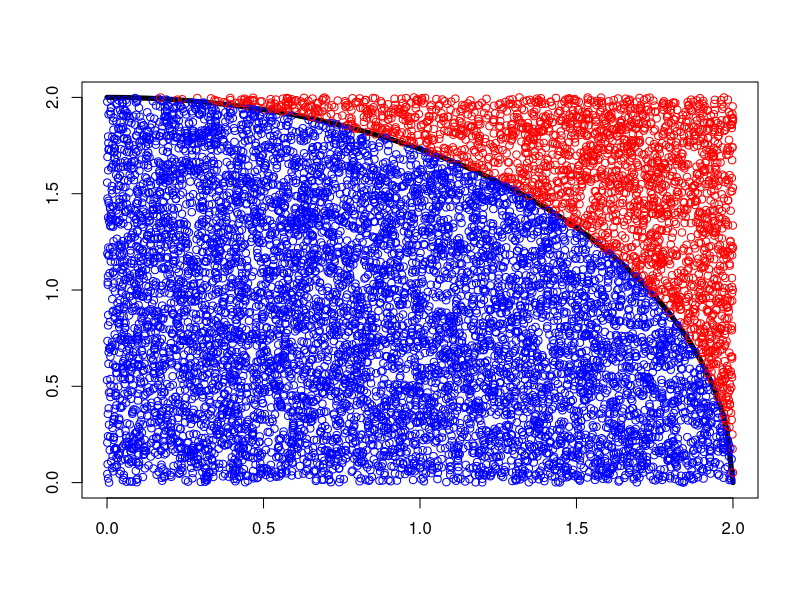
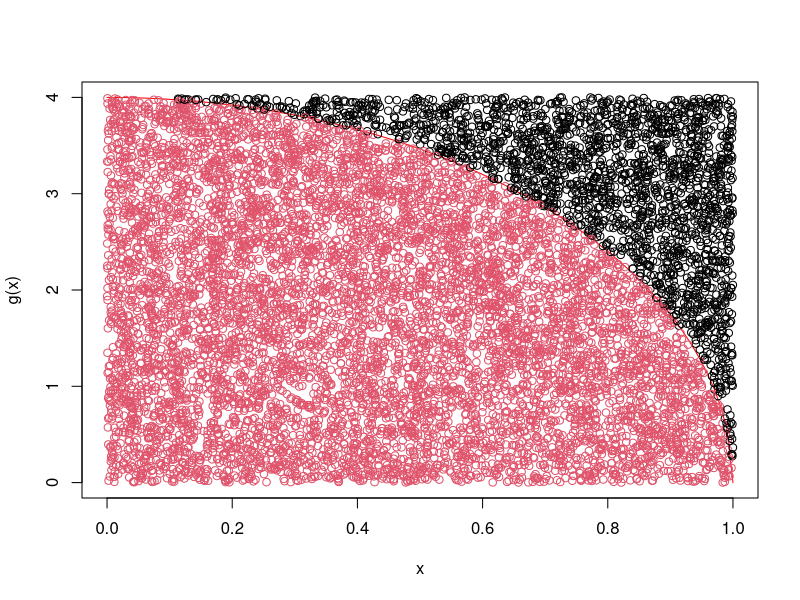
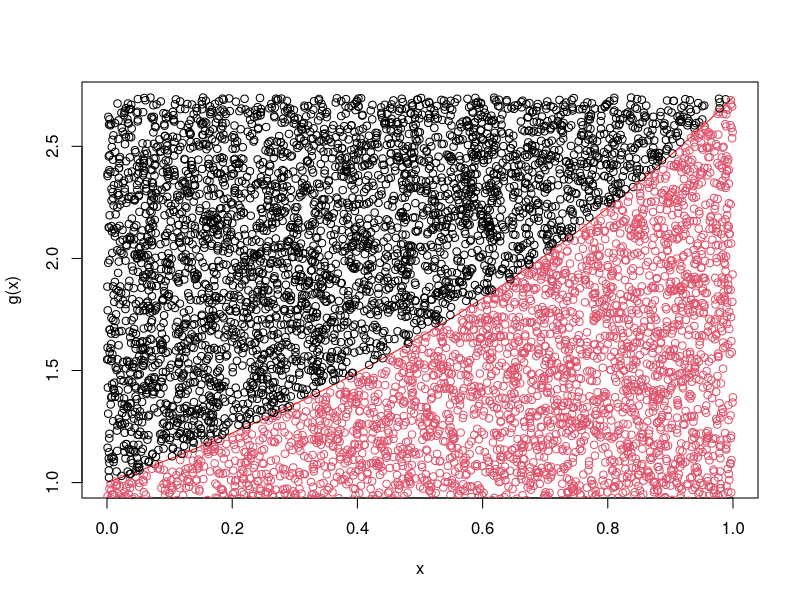
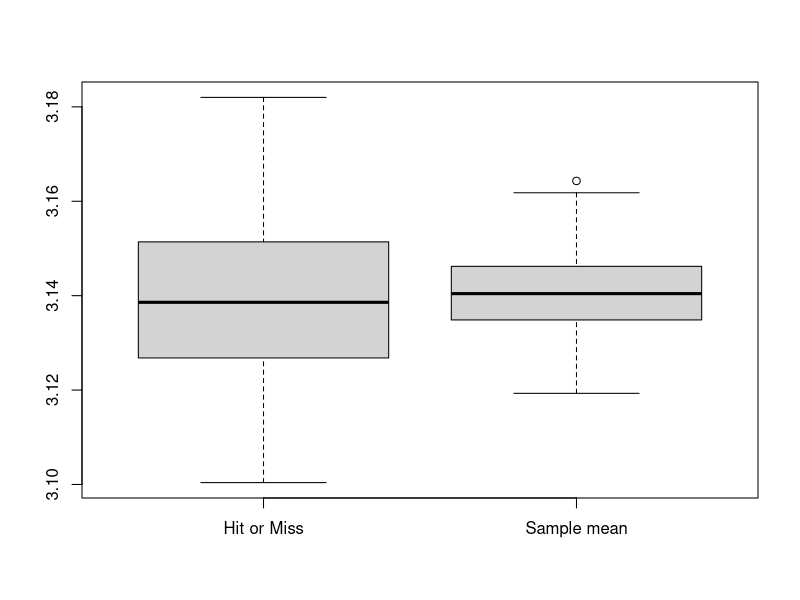
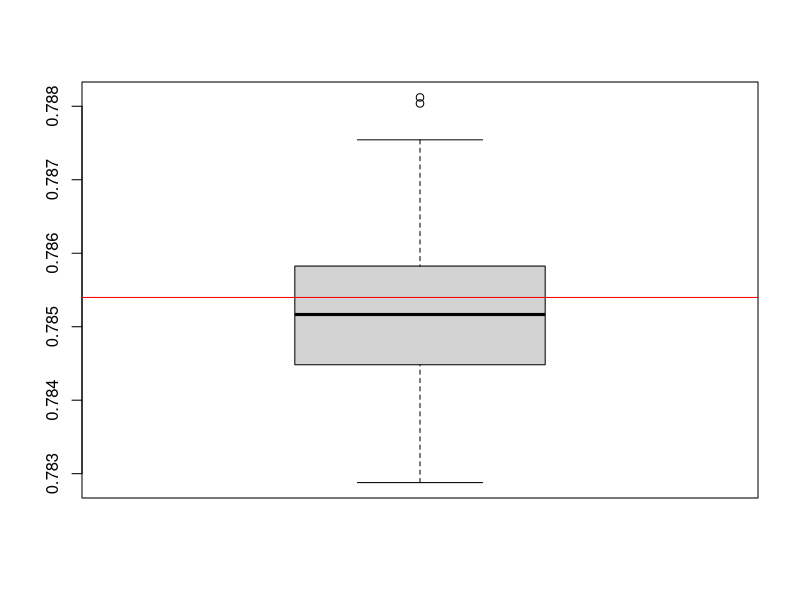
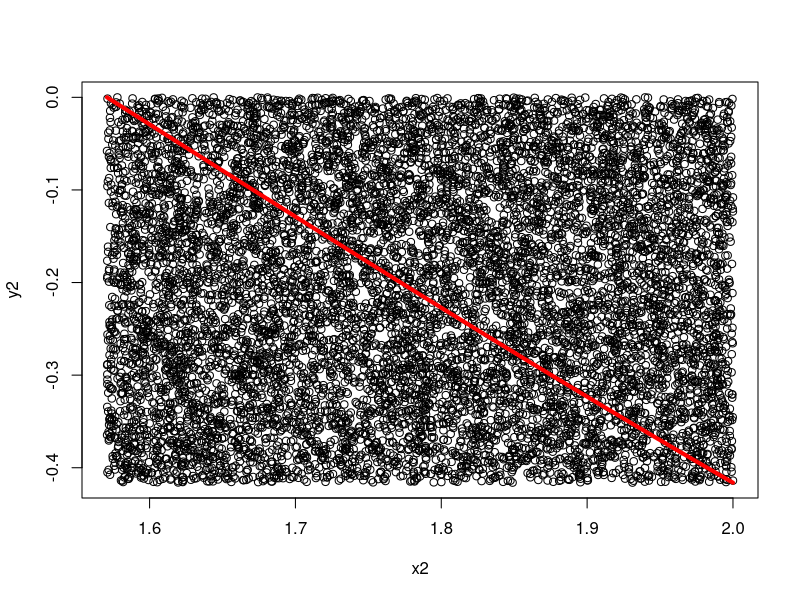

Write the R code that produced these figures, in order.
## ---- chunk 1
knitr::opts_chunk$set(echo=T, fig.align = "center", message=F, warning=F, fig.height = 5, cache=F, dpi = 300, dev = "png")
## ---- chunk 2
n<-10000

for (i in 1:n) {
  x <- runif(n, min=0, max=2)
  y <- runif(n, min=0, max=2)

  xy <- ifelse(x^2 + y^2 <= 2^2, TRUE, FALSE)
  
  pi_val <- 4*(sum(xy)/n)
}

pi_val
## ---- chunk 3
plot(1, type="n", xlab="", ylab="", xlim=c(0, 2), ylim=c(0, 2))
f<-function(x) sqrt(4-x^2)

curve(f,0,2,col='black',lwd=5,add=TRUE)
for(i in 1:10000) {
  if(x[i]^2+y[i]^2 <=2^2) {
    points(x[i], y[i], col="blue")} 
  else {
    points(x[i], y[i], col="red")}
  } 
## ---- chunk 4
n<-10000
x<-runif(n, 0, 2)
y<-runif(n, 0, 2)

lambda<-mean(x^2+y^2 < 2^2)

cat("pi=",lambda*4, "\n")
## ---- chunk 5
g<-function(x) 4*sqrt(1-x^2)

n<-10000

x<-runif(n, min=0, max=1)
y<-runif(n, min=0, max=4)   # x에 대한 y의 범위

p_hat<-mean(y<=g(x))        # 성공확률의 추정량 : p_hat = 맞춘횟수 / 시행횟수
I_hat<-4*p_hat              # 정적분 추정값 I_hat = (직사각형 면적) x (맞춘횟수 / 시행횟수)

I_hat

#plot
col<-1+as.integer(y<=g(x))

curve(g, xlim=c(0,1), col="red")
points(x,y, col=col)
## ---- chunk 6
g<-function(x) exp(x)

n<-10000

x<-runif(n, 0,1)
y<-runif(n, 0, exp(1))    # x에 대한 y의 범위

p_hat<-mean(y<=g(x))      # 성공확률의 추정량 : p_hat = 맞춘횟수 / 시행횟수
I_hat<-exp(1)*p_hat       # 정적분 추정값 I_hat = (직사각형 면적) x (맞춘횟수 / 시행횟수)

I_hat

#plot
col<-1+as.integer(y<=g(x))

curve(g, xlim=c(0,1), col="red")
points(x,y, col=col)
## ---- chunk 7
g<-function(x) 4*sqrt(1-x^2)    # 구하고 싶은 함수

n<-10000
out1<-numeric(100)          #100개의 numeric 빈 공간을 생성
out2<-numeric(100)

system.time(                #걸리는 시간 측정
	for(i in 1:100){
		x<-runif(n)             #역변환 이용해야 하지만, runif함수로 해결
		out1[i]=mean(g(x))           
	}                                   
)                
## ---- chunk 8
system.time(
	for(i in 1:100){
		const=4 # c
		x=runif(n, 0,1)
		y=runif(n, 0, const)            #y축같은 경우 0부터 4까지 값을 가진다.
		out2[i]=4*mean(y<=g(x))         #결과값이 전부 다르므로, 100번의 실험 값을 하나의 값으로 요약 필요
	}
)
## ---- chunk 9
apply(cbind(out1,out2), 2, summary)     #out별(열별) summary. 
ss=apply(cbind(out1,out2), 2, sd)   

boxplot(cbind("Hit or Miss"=out2,"Sample mean"=out1))
## ---- chunk 10
g<-function(x) sqrt(1-x^2)        #분산이 최소가되는 fx를 선택하는 과정

n<-10000
x<-runif(n)
f<-function(x) 6/5*(1-x^2/2)

mean(g(x)/f(x))                   #10000개에 대해 평균을 구하는 과정
## ---- chunk 11
rep<-100
out2<-rep(0,rep)

for(i in 1:rep){
	x<-rep(0,n)
	k <- 1
	
	while(k<=n){
		U <- runif(1)
		Y <- runif(1)
		if(U <= f(Y)/((6/5)*1)){     #f함수에 대한 난수 충족 여부 확인.     
			x[k] <- Y;
			k <- k+1
		}
	}
	out2[i] <- mean(g(x)/f(x))
}


boxplot(out2)
abline(h=pi/4, col="red")
## ---- chunk 12
set.seed(123)
g<-function(x) cos(x)

n<-10000

x<-runif(n,0,1)
y<-runif(n,0,1)

mean(y<=g(x))
## ---- chunk 13
x<-runif(n,0,pi/2)
y<-runif(n,0,1)

result1<-mean(y<=g(x))*(1*pi/2)            # I를 추정하기 위해서는 확률에다 사각형면적을 곱해야 한다.

x2<-runif(n,pi/2,2)
y2<-runif(n,cos(2),0)

result2<-mean(y2>g(x2))*((2-(pi/2))*cos(2))  


result1+result2
## ---- chunk 14
plot(y2~x2)
curve(cos(x), xlim=c(pi/2,2), col="red",lwd=4,add=T)
## ---- chunk 15
set.seed(123)
x<-runif(n,0,1)

mean(g(x))
## ---- chunk 16
set.seed(123)
x<-runif(n,0,1)

f<-function(x) 6/5*(1-x^2/2)

mean(g(x)/f(x))
